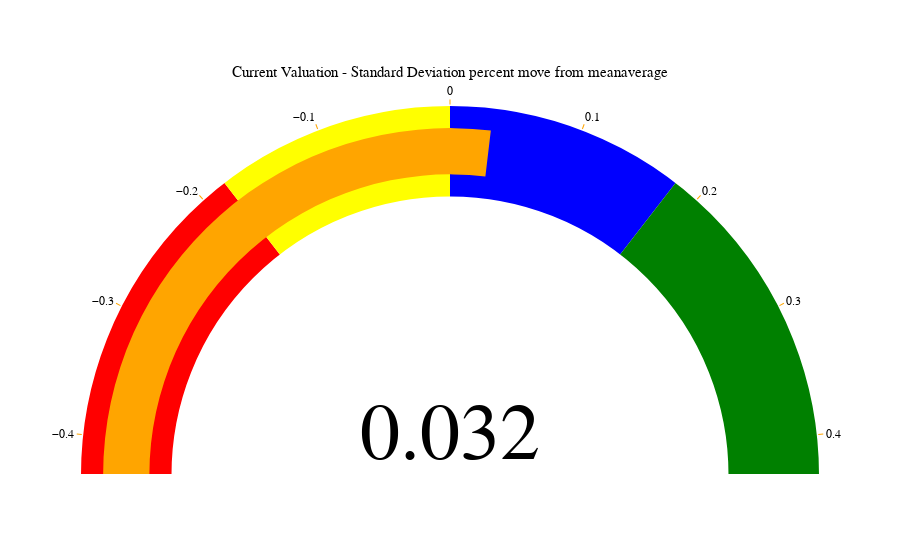

The cell this chart's notebook holds for it:
### Code cell
import plotly.graph_objects as go

fig = go.Figure(go.Indicator(
    mode = "gauge+number",
    title = {'text': "Current Valuation - Standard Deviation percent move from meanaverage", 'font': {'size': 15}},
    value = df['move%'].iloc[-1],
    domain = {'x': [0,1], 'y': [0,1]},
    gauge = {
        'axis': {'range': [-0.43, 0.43], 'tickwidth': 1, 'tickcolor': "orange"},
        'bar': {'color': "orange"},
        'bgcolor': "white",
        'borderwidth': 2,
        'bordercolor': "white",
        'steps': [
            {'range': [-0.43, -0.18], 'color': 'red'},
            {'range': [-0.18, 0], 'color': 'yellow'},
            {'range': [0, 0.18], 'color': 'blue'},
            {'range': [0.18,0.43], 'color': 'green'}],
        }))

fig.update_layout(
    font={'color': "black", 'family': "Arial"},
    xaxis={'showgrid': False, 'range':[-1,1]},
    yaxis={'showgrid': False, 'range':[0,1.11]},
    plot_bgcolor='rgba(0,0,0,0)'
    )

# fig.add_annotation(
#     ax=0,
#     ay=0.4,
#     axref='x',
#     ayref='y',
#     x=df['move%'].iloc[-1],
#     y=0.9,
#     xref='x',
#     yref='y',
#     showarrow=True,
#     arrowhead=2,
#     arrowsize=1,
#     arrowwidth=4
#     )

# Set the visibility ON
fig.update_yaxes(title='', visible=True, showticklabels=False)
# Set the visibility OFF
fig.update_xaxes(title='x', visible=False, showticklabels=False)

fig.show()
fig.write_html("../static/valuation.html")

### Figure 1 — Plotly figure (JSON) as saved in the notebook; plotly's stock layout.template omitted (floating-point values rounded to 4 significant figures)
{"data": [{"domain": {"x": [0, 1], "y": [0, 1]}, "gauge": {"axis": {"range": [-0.43, 0.43], "tickcolor": "orange", "tickwidth": 1}, "bar": {"color": "orange"}, "bgcolor": "white", "bordercolor": "white", "borderwidth": 2, "steps": [{"color": "red", "range": [-0.43, -0.18]}, {"color": "yellow", "range": [-0.18, 0]}, {"color": "blue", "range": [0, 0.18]}, {"color": "green", "range": [0.18, 0.43]}]}, "mode": "gauge+number", "title": {"font": {"size": 15}, "text": "Current Valuation - Standard Deviation percent move from meanaverage"}, "type": "indicator", "value": 0.0323}], "layout": {"font": {"color": "black", "family": "Arial"}, "plot_bgcolor": "rgba(0,0,0,0)", "xaxis": {"range": [-1, 1], "showgrid": false, "showticklabels": false, "title": {"text": "x"}, "visible": false}, "yaxis": {"range": [0, 1.11], "showgrid": false, "showticklabels": false, "title": {"text": ""}, "visible": true}}}
